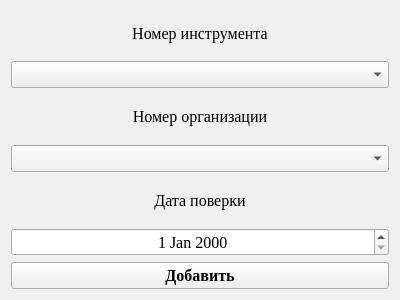
<?xml version="1.0" encoding="UTF-8"?>
<ui version="4.0">
 <class>addHistory</class>
 <widget class="QWidget" name="addHistory">
  <property name="geometry">
   <rect>
    <x>0</x>
    <y>0</y>
    <width>400</width>
    <height>300</height>
   </rect>
  </property>
  <property name="windowTitle">
   <string>Form</string>
  </property>
  <layout class="QGridLayout" name="gridLayout">
   <item row="1" column="0">
    <widget class="QComboBox" name="comboBox">
     <property name="font">
      <font>
       <family>Times New Roman</family>
       <pointsize>12</pointsize>
      </font>
     </property>
    </widget>
   </item>
   <item row="6" column="0">
    <widget class="QPushButton" name="pushButton">
     <property name="font">
      <font>
       <family>Times New Roman</family>
       <pointsize>12</pointsize>
       <weight>75</weight>
       <bold>true</bold>
      </font>
     </property>
     <property name="text">
      <string>Добавить</string>
     </property>
    </widget>
   </item>
   <item row="0" column="0">
    <widget class="QLabel" name="label">
     <property name="font">
      <font>
       <family>Times New Roman</family>
       <pointsize>12</pointsize>
      </font>
     </property>
     <property name="layoutDirection">
      <enum>Qt::LeftToRight</enum>
     </property>
     <property name="text">
      <string>Номер инструмента</string>
     </property>
     <property name="alignment">
      <set>Qt::AlignCenter</set>
     </property>
    </widget>
   </item>
   <item row="5" column="0">
    <widget class="QDateEdit" name="dateEdit">
     <property name="font">
      <font>
       <family>Times New Roman</family>
       <pointsize>12</pointsize>
      </font>
     </property>
     <property name="alignment">
      <set>Qt::AlignCenter</set>
     </property>
    </widget>
   </item>
   <item row="2" column="0">
    <widget class="QLabel" name="label_2">
     <property name="font">
      <font>
       <family>Times New Roman</family>
       <pointsize>12</pointsize>
      </font>
     </property>
     <property name="text">
      <string>Номер организации</string>
     </property>
     <property name="alignment">
      <set>Qt::AlignCenter</set>
     </property>
    </widget>
   </item>
   <item row="4" column="0">
    <widget class="QLabel" name="label_3">
     <property name="font">
      <font>
       <family>Times New Roman</family>
       <pointsize>12</pointsize>
      </font>
     </property>
     <property name="text">
      <string>Дата поверки</string>
     </property>
     <property name="alignment">
      <set>Qt::AlignCenter</set>
     </property>
    </widget>
   </item>
   <item row="3" column="0">
    <widget class="QComboBox" name="comboBox_2">
     <property name="font">
      <font>
       <family>Times New Roman</family>
       <pointsize>12</pointsize>
      </font>
     </property>
    </widget>
   </item>
  </layout>
 </widget>
 <resources/>
 <connections/>
</ui>
